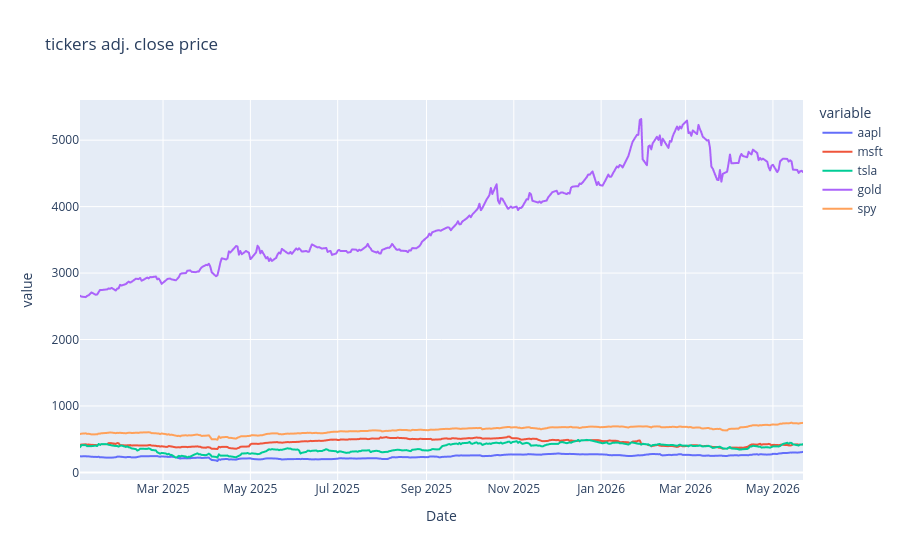

Source (notebook cell):
### Code cell
px.line(data_frame=df, title='tickers adj. close price')

### Figure 1 — Plotly figure (JSON) as saved in the notebook; plotly's stock layout.template omitted (floating-point values rounded to 4 significant figures; data arrays with more than 128 entries replaced by an {"elided": "..."} marker saying what was removed)
{"data": [{"hovertemplate": "variable=aapl<br>Date=%{x}<br>value=%{y}<extra></extra>", "legendgroup": "aapl", "line": {"color": "#636efa", "dash": "solid"}, "marker": {"symbol": "circle"}, "mode": "lines", "name": "aapl", "showlegend": true, "type": "scattergl", "x": {"elided": "348 str values"}, "xaxis": "x", "y": {"elided": "348 float values"}, "yaxis": "y"}, {"hovertemplate": "variable=msft<br>Date=%{x}<br>value=%{y}<extra></extra>", "legendgroup": "msft", "line": {"color": "#EF553B", "dash": "solid"}, "marker": {"symbol": "circle"}, "mode": "lines", "name": "msft", "showlegend": true, "type": "scattergl", "x": {"elided": "348 str values"}, "xaxis": "x", "y": {"elided": "348 float values"}, "yaxis": "y"}, {"hovertemplate": "variable=tsla<br>Date=%{x}<br>value=%{y}<extra></extra>", "legendgroup": "tsla", "line": {"color": "#00cc96", "dash": "solid"}, "marker": {"symbol": "circle"}, "mode": "lines", "name": "tsla", "showlegend": true, "type": "scattergl", "x": {"elided": "348 str values"}, "xaxis": "x", "y": {"elided": "348 float values"}, "yaxis": "y"}, {"hovertemplate": "variable=gold<br>Date=%{x}<br>value=%{y}<extra></extra>", "legendgroup": "gold", "line": {"color": "#ab63fa", "dash": "solid"}, "marker": {"symbol": "circle"}, "mode": "lines", "name": "gold", "showlegend": true, "type": "scattergl", "x": {"elided": "348 str values"}, "xaxis": "x", "y": {"elided": "348 float values"}, "yaxis": "y"}, {"hovertemplate": "variable=spy<br>Date=%{x}<br>value=%{y}<extra></extra>", "legendgroup": "spy", "line": {"color": "#FFA15A", "dash": "solid"}, "marker": {"symbol": "circle"}, "mode": "lines", "name": "spy", "showlegend": true, "type": "scattergl", "x": {"elided": "348 str values"}, "xaxis": "x", "y": {"elided": "348 float values"}, "yaxis": "y"}], "layout": {"legend": {"title": {"text": "variable"}, "tracegroupgap": 0}, "title": {"text": "tickers adj. close price"}, "xaxis": {"anchor": "y", "domain": [0, 1], "title": {"text": "Date"}}, "yaxis": {"anchor": "x", "domain": [0, 1], "title": {"text": "value"}}}}
